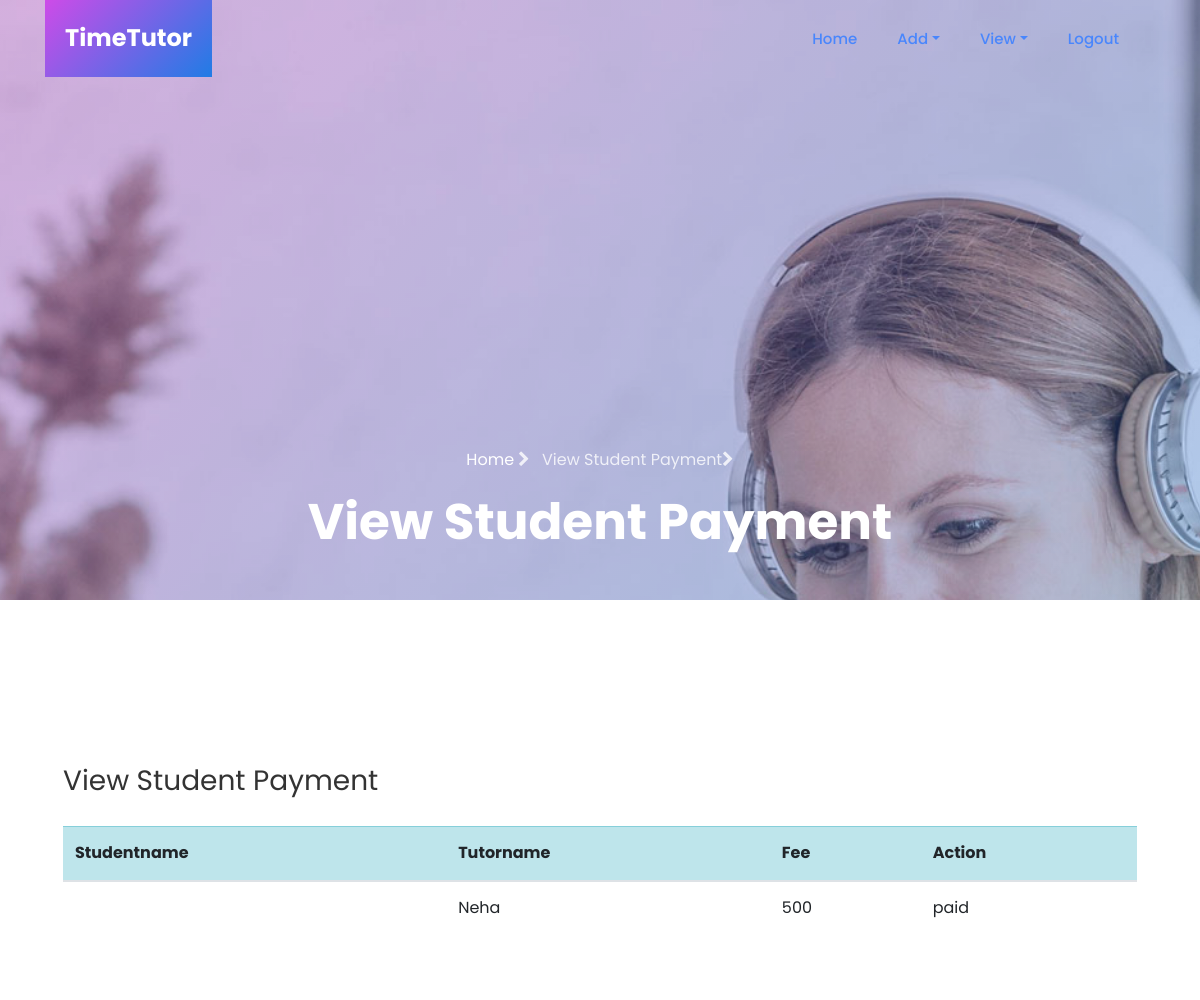
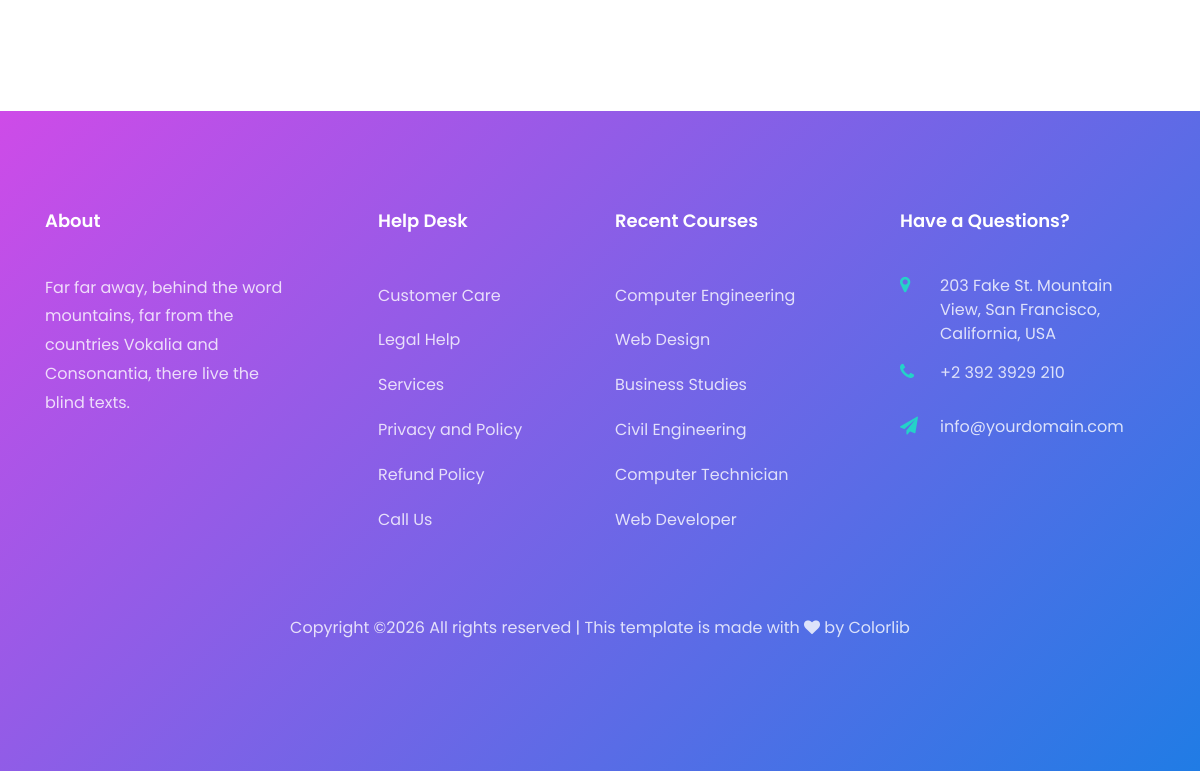
The app's page /viewpaymentst/ with its own data (2 pictures, top to bottom).
### app/models.py (models this page shows)
class Payment(models.Model):
    status=models.CharField(max_length=20,default='pending')
    parent= models.ForeignKey(Parent,on_delete=models.CASCADE,null=True)
    student=models.ForeignKey(Student,on_delete=models.CASCADE,null=True)
    teacher=models.ForeignKey(Teacher3,on_delete=models.CASCADE,null=True)

class Teacher3(models.Model):
    teacher= models.ForeignKey(Login,on_delete=models.CASCADE,null=True)
    username5=models.CharField(max_length=20)
    email5=models.EmailField()
    image5=models.ImageField(upload_to="image",null=True)
    password5=models.CharField(max_length=20)
    subject5 = models.CharField(max_length=200)
    location5 = models.CharField(max_length=100)
    status=models.CharField(max_length=20,default='pending')
    fee = models.IntegerField(null=True)
    reviews_count = models.IntegerField(default=0,null=True)
    average_rating=models.IntegerField(default=0,null=True)

### app/views.py (the view)
# urls.py: path('viewpaymentst/',views.viewpayment_st),
def viewpayment_st(request):
    data=Payment.objects.all()
    return render(request,"Admin/viewpayment_st.html",{"data":data})

### templates/Admin/viewpayment_st.html (shortened to what this page needs)
{% extends 'Admin/common_ad.html' %}
{% load static %}
{% block content %}
	<section class="hero-wrap hero-wrap-2" style="background-image: url('../static/images/bg_2.jpg');">
		<div class="overlay"></div>
		<div class="container">
			<div class="row no-gutters slider-text align-items-end justify-content-center">
				<div class="col-md-9 ftco-animate pb-5 text-center">
					<p class="breadcrumbs"><span class="mr-2"><a href="/adminhome">Home <i class="fa fa-chevron-right"></i></a></span> <span>View Student Payment<i class="fa fa-chevron-right"></i></span></p>
					<h1 class="mb-0 bread">View Student Payment</h1>
				</div>
			</div>
		</div>
	</section>
	<section class="ftco-section">
							<div class="col-lg-12 col-md-7 order-md-last d-flex align-items-stretch">
								<div class="contact-wrap w-100 p-md-5 p-4">
									<h3 class="mb-4">View Student Payment</h3>
									<table class="table table-hover" cellspacing="2" cellpadding="2">
                                        <thread>
                                          <tr class="table-info">
                                            <th scope="col">Studentname</th>
                                            <th scope="col">Tutorname</th>
                                            <th scope="col">Fee</th>
                                            <th scope="col">Action</th>
                                          </tr>
                                        </thread>
                                        <tbody>
										{% for i in data %}
                                          <tr>
                                            <td>{{i.student.Username2}}</td>
                                            <td>{{i.teacher.username5}}</td>
                                            <td>{{i.teacher.fee}}</td>
                                            <td>{{i.status}}</td>
                                          </tr>
                                          {% endfor %}
                                        </tbody>
                                      </table>
								</div>
							</div>
	</section>
	{% endblock %}

### records on screen
Payment: teacher.username5 "Neha", teacher.fee "500", status "paid"
